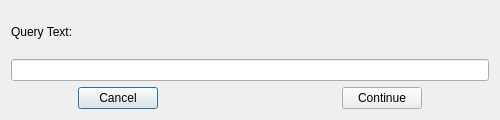
<?xml version="1.0" encoding="UTF-8"?>
<ui version="4.0">
 <comment>
********************************************************************************
**
** Copyright (c) 2017 The University of Notre Dame
** Copyright (c) 2017 The Regents of the University of California
**
** Redistribution and use in source and binary forms, with or without modification,
** are permitted provided that the following conditions are met:
**
** 1. Redistributions of source code must retain the above copyright notice, this 
** list of conditions and the following disclaimer.
**
** 2. Redistributions in binary form must reproduce the above copyright notice, this
** list of conditions and the following disclaimer in the documentation and/or other
** materials provided with the distribution.
**
** 3. Neither the name of the copyright holder nor the names of its contributors may
** be used to endorse or promote products derived from this software without specific
** prior written permission.
**
** THIS SOFTWARE IS PROVIDED BY THE COPYRIGHT HOLDERS AND CONTRIBUTORS "AS IS" AND ANY
** EXPRESS OR IMPLIED WARRANTIES, INCLUDING, BUT NOT LIMITED TO, THE IMPLIED WARRANTIES
** OF MERCHANTABILITY AND FITNESS FOR A PARTICULAR PURPOSE ARE DISCLAIMED. IN NO EVENT
** SHALL THE COPYRIGHT HOLDER OR CONTRIBUTORS BE LIABLE FOR ANY DIRECT, INDIRECT,
** INCIDENTAL, SPECIAL, EXEMPLARY, OR CONSEQUENTIAL DAMAGES (INCLUDING, BUT NOT LIMITED
** TO, PROCUREMENT OF SUBSTITUTE GOODS OR SERVICES; LOSS OF USE, DATA, OR PROFITS; OR
** BUSINESS INTERRUPTION) HOWEVER CAUSED AND ON ANY THEORY OF LIABILITY, WHETHER IN
** CONTRACT, STRICT LIABILITY, OR TORT (INCLUDING NEGLIGENCE OR OTHERWISE) ARISING
** IN ANY WAY OUT OF THE USE OF THIS SOFTWARE, EVEN IF ADVISED OF THE POSSIBILITY OF
** SUCH DAMAGE.
**
**********************************************************************************

// Contributors:
// Written by Peter Sempolinski, for the Natural Hazard Modeling Laboratory, director: Ahsan Kareem, at Notre Dame
 </comment>
 <class>SingleLineDialog</class>
 <widget class="QDialog" name="SingleLineDialog">
  <property name="geometry">
   <rect>
    <x>0</x>
    <y>0</y>
    <width>500</width>
    <height>120</height>
   </rect>
  </property>
  <property name="windowTitle">
   <string>Dialog</string>
  </property>
  <layout class="QVBoxLayout" name="verticalLayout">
   <item>
    <widget class="QLabel" name="QueryText">
     <property name="text">
      <string>Query Text:</string>
     </property>
    </widget>
   </item>
   <item>
    <widget class="QLineEdit" name="InputLine"/>
   </item>
   <item>
    <layout class="QHBoxLayout" name="horizontalLayout">
     <item>
      <spacer name="horizontalSpacer_2">
       <property name="orientation">
        <enum>Qt::Horizontal</enum>
       </property>
       <property name="sizeHint" stdset="0">
        <size>
         <width>38</width>
         <height>20</height>
        </size>
       </property>
      </spacer>
     </item>
     <item>
      <widget class="QPushButton" name="cancelButton">
       <property name="text">
        <string>Cancel</string>
       </property>
      </widget>
     </item>
     <item>
      <spacer name="horizontalSpacer">
       <property name="orientation">
        <enum>Qt::Horizontal</enum>
       </property>
       <property name="sizeHint" stdset="0">
        <size>
         <width>178</width>
         <height>20</height>
        </size>
       </property>
      </spacer>
     </item>
     <item>
      <widget class="QPushButton" name="doButton">
       <property name="text">
        <string>Continue</string>
       </property>
      </widget>
     </item>
     <item>
      <spacer name="horizontalSpacer_3">
       <property name="orientation">
        <enum>Qt::Horizontal</enum>
       </property>
       <property name="sizeHint" stdset="0">
        <size>
         <width>40</width>
         <height>20</height>
        </size>
       </property>
      </spacer>
     </item>
    </layout>
   </item>
  </layout>
 </widget>
 <resources/>
 <connections/>
</ui>
